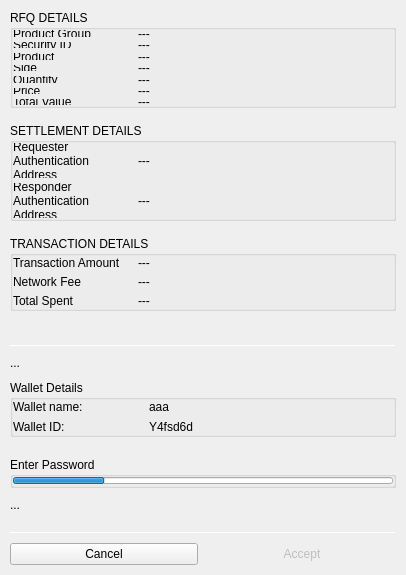
<?xml version="1.0" encoding="UTF-8"?>
<ui version="4.0">
 <class>XBTSettlementTransactionQmlInvoker</class>
 <widget class="QWidget" name="XBTSettlementTransactionQmlInvoker">
  <property name="geometry">
   <rect>
    <x>0</x>
    <y>0</y>
    <width>406</width>
    <height>575</height>
   </rect>
  </property>
  <property name="sizePolicy">
   <sizepolicy hsizetype="Preferred" vsizetype="Preferred">
    <horstretch>0</horstretch>
    <verstretch>0</verstretch>
   </sizepolicy>
  </property>
  <property name="minimumSize">
   <size>
    <width>340</width>
    <height>400</height>
   </size>
  </property>
  <property name="windowTitle">
   <string>Form</string>
  </property>
  <layout class="QVBoxLayout" name="verticalLayout_2">
   <property name="spacing">
    <number>0</number>
   </property>
   <property name="leftMargin">
    <number>0</number>
   </property>
   <property name="topMargin">
    <number>0</number>
   </property>
   <property name="rightMargin">
    <number>0</number>
   </property>
   <property name="bottomMargin">
    <number>0</number>
   </property>
   <item>
    <widget class="QWidget" name="verticalWidget_3" native="true">
     <property name="sizePolicy">
      <sizepolicy hsizetype="Preferred" vsizetype="Expanding">
       <horstretch>0</horstretch>
       <verstretch>0</verstretch>
      </sizepolicy>
     </property>
     <property name="minimumSize">
      <size>
       <width>0</width>
       <height>0</height>
      </size>
     </property>
     <property name="maximumSize">
      <size>
       <width>16777215</width>
       <height>16777215</height>
      </size>
     </property>
     <layout class="QVBoxLayout" name="verticalLayout">
      <property name="spacing">
       <number>15</number>
      </property>
      <property name="leftMargin">
       <number>10</number>
      </property>
      <property name="topMargin">
       <number>10</number>
      </property>
      <property name="rightMargin">
       <number>10</number>
      </property>
      <property name="bottomMargin">
       <number>5</number>
      </property>
      <item>
       <widget class="QGroupBox" name="groupBoxRFQDetails">
        <property name="title">
         <string>RFQ DETAILS</string>
        </property>
        <layout class="QVBoxLayout" name="verticalLayout_5">
         <property name="spacing">
          <number>5</number>
         </property>
         <property name="leftMargin">
          <number>0</number>
         </property>
         <property name="topMargin">
          <number>0</number>
         </property>
         <property name="rightMargin">
          <number>0</number>
         </property>
         <property name="bottomMargin">
          <number>0</number>
         </property>
         <item>
          <widget class="QWidget" name="horizontalWidget_3" native="true">
           <property name="minimumSize">
            <size>
             <width>0</width>
             <height>0</height>
            </size>
           </property>
           <layout class="QHBoxLayout" name="horizontalLayout_2">
            <property name="spacing">
             <number>5</number>
            </property>
            <property name="leftMargin">
             <number>0</number>
            </property>
            <property name="topMargin">
             <number>0</number>
            </property>
            <property name="rightMargin">
             <number>0</number>
            </property>
            <property name="bottomMargin">
             <number>0</number>
            </property>
            <item>
             <widget class="QLabel" name="label">
              <property name="sizePolicy">
               <sizepolicy hsizetype="Fixed" vsizetype="Preferred">
                <horstretch>0</horstretch>
                <verstretch>0</verstretch>
               </sizepolicy>
              </property>
              <property name="minimumSize">
               <size>
                <width>120</width>
                <height>0</height>
               </size>
              </property>
              <property name="maximumSize">
               <size>
                <width>120</width>
                <height>16777215</height>
               </size>
              </property>
              <property name="text">
               <string>Product Group</string>
              </property>
              <property name="wordWrap">
               <bool>true</bool>
              </property>
             </widget>
            </item>
            <item>
             <widget class="QLabel" name="labelProductGroup">
              <property name="sizePolicy">
               <sizepolicy hsizetype="Expanding" vsizetype="Preferred">
                <horstretch>0</horstretch>
                <verstretch>0</verstretch>
               </sizepolicy>
              </property>
              <property name="text">
               <string>---</string>
              </property>
              <property name="wordWrap">
               <bool>true</bool>
              </property>
              <property name="whiteLabel" stdset="0">
               <bool>true</bool>
              </property>
             </widget>
            </item>
           </layout>
          </widget>
         </item>
         <item>
          <widget class="QWidget" name="horizontalWidget_6" native="true">
           <property name="minimumSize">
            <size>
             <width>0</width>
             <height>0</height>
            </size>
           </property>
           <layout class="QHBoxLayout" name="horizontalLayout_3">
            <property name="spacing">
             <number>5</number>
            </property>
            <property name="leftMargin">
             <number>0</number>
            </property>
            <property name="topMargin">
             <number>0</number>
            </property>
            <property name="rightMargin">
             <number>0</number>
            </property>
            <property name="bottomMargin">
             <number>0</number>
            </property>
            <item>
             <widget class="QLabel" name="label_3">
              <property name="sizePolicy">
               <sizepolicy hsizetype="Fixed" vsizetype="Preferred">
                <horstretch>0</horstretch>
                <verstretch>0</verstretch>
               </sizepolicy>
              </property>
              <property name="minimumSize">
               <size>
                <width>120</width>
                <height>0</height>
               </size>
              </property>
              <property name="maximumSize">
               <size>
                <width>120</width>
                <height>16777215</height>
               </size>
              </property>
              <property name="text">
               <string>Security ID</string>
              </property>
              <property name="wordWrap">
               <bool>true</bool>
              </property>
             </widget>
            </item>
            <item>
             <widget class="QLabel" name="labelSecurityID">
              <property name="sizePolicy">
               <sizepolicy hsizetype="Expanding" vsizetype="Preferred">
                <horstretch>0</horstretch>
                <verstretch>0</verstretch>
               </sizepolicy>
              </property>
              <property name="text">
               <string>---</string>
              </property>
              <property name="wordWrap">
               <bool>true</bool>
              </property>
              <property name="whiteLabel" stdset="0">
               <bool>true</bool>
              </property>
             </widget>
            </item>
           </layout>
          </widget>
         </item>
         <item>
          <widget class="QWidget" name="horizontalWidget_4" native="true">
           <property name="minimumSize">
            <size>
             <width>0</width>
             <height>0</height>
            </size>
           </property>
           <layout class="QHBoxLayout" name="horizontalLayout_4">
            <property name="spacing">
             <number>5</number>
            </property>
            <property name="leftMargin">
             <number>0</number>
            </property>
            <property name="topMargin">
             <number>0</number>
            </property>
            <property name="rightMargin">
             <number>0</number>
            </property>
            <property name="bottomMargin">
             <number>0</number>
            </property>
            <item>
             <widget class="QLabel" name="label_4">
              <property name="sizePolicy">
               <sizepolicy hsizetype="Fixed" vsizetype="Preferred">
                <horstretch>0</horstretch>
                <verstretch>0</verstretch>
               </sizepolicy>
              </property>
              <property name="minimumSize">
               <size>
                <width>120</width>
                <height>0</height>
               </size>
              </property>
              <property name="maximumSize">
               <size>
                <width>120</width>
                <height>16777215</height>
               </size>
              </property>
              <property name="text">
               <string>Product</string>
              </property>
              <property name="wordWrap">
               <bool>true</bool>
              </property>
             </widget>
            </item>
            <item>
             <widget class="QLabel" name="labelProduct">
              <property name="sizePolicy">
               <sizepolicy hsizetype="Expanding" vsizetype="Preferred">
                <horstretch>0</horstretch>
                <verstretch>0</verstretch>
               </sizepolicy>
              </property>
              <property name="text">
               <string>---</string>
              </property>
              <property name="wordWrap">
               <bool>true</bool>
              </property>
              <property name="whiteLabel" stdset="0">
               <bool>true</bool>
              </property>
             </widget>
            </item>
           </layout>
          </widget>
         </item>
         <item>
          <widget class="QWidget" name="horizontalWidget_5" native="true">
           <property name="minimumSize">
            <size>
             <width>0</width>
             <height>0</height>
            </size>
           </property>
           <layout class="QHBoxLayout" name="horizontalLayout_5">
            <property name="spacing">
             <number>5</number>
            </property>
            <property name="leftMargin">
             <number>0</number>
            </property>
            <property name="topMargin">
             <number>0</number>
            </property>
            <property name="rightMargin">
             <number>0</number>
            </property>
            <property name="bottomMargin">
             <number>0</number>
            </property>
            <item>
             <widget class="QLabel" name="label_5">
              <property name="sizePolicy">
               <sizepolicy hsizetype="Fixed" vsizetype="Preferred">
                <horstretch>0</horstretch>
                <verstretch>0</verstretch>
               </sizepolicy>
              </property>
              <property name="minimumSize">
               <size>
                <width>120</width>
                <height>0</height>
               </size>
              </property>
              <property name="maximumSize">
               <size>
                <width>120</width>
                <height>16777215</height>
               </size>
              </property>
              <property name="text">
               <string>Side</string>
              </property>
              <property name="wordWrap">
               <bool>true</bool>
              </property>
             </widget>
            </item>
            <item>
             <widget class="QLabel" name="labelSide">
              <property name="sizePolicy">
               <sizepolicy hsizetype="Expanding" vsizetype="Preferred">
                <horstretch>0</horstretch>
                <verstretch>0</verstretch>
               </sizepolicy>
              </property>
              <property name="text">
               <string>---</string>
              </property>
              <property name="wordWrap">
               <bool>true</bool>
              </property>
              <property name="whiteLabel" stdset="0">
               <bool>true</bool>
              </property>
             </widget>
            </item>
           </layout>
          </widget>
         </item>
         <item>
          <widget class="QWidget" name="horizontalWidget_7" native="true">
           <property name="minimumSize">
            <size>
             <width>0</width>
             <height>0</height>
            </size>
           </property>
           <layout class="QHBoxLayout" name="horizontalLayout_6">
            <property name="spacing">
             <number>5</number>
            </property>
            <property name="leftMargin">
             <number>0</number>
            </property>
            <property name="topMargin">
             <number>0</number>
            </property>
            <property name="rightMargin">
             <number>0</number>
            </property>
            <property name="bottomMargin">
             <number>0</number>
            </property>
            <item>
             <widget class="QLabel" name="label_6">
              <property name="sizePolicy">
               <sizepolicy hsizetype="Fixed" vsizetype="Preferred">
                <horstretch>0</horstretch>
                <verstretch>0</verstretch>
               </sizepolicy>
              </property>
              <property name="minimumSize">
               <size>
                <width>120</width>
                <height>0</height>
               </size>
              </property>
              <property name="maximumSize">
               <size>
                <width>120</width>
                <height>16777215</height>
               </size>
              </property>
              <property name="text">
               <string>Quantity</string>
              </property>
              <property name="wordWrap">
               <bool>true</bool>
              </property>
             </widget>
            </item>
            <item>
             <widget class="QLabel" name="labelQuantity">
              <property name="sizePolicy">
               <sizepolicy hsizetype="Expanding" vsizetype="Preferred">
                <horstretch>0</horstretch>
                <verstretch>0</verstretch>
               </sizepolicy>
              </property>
              <property name="text">
               <string>---</string>
              </property>
              <property name="wordWrap">
               <bool>true</bool>
              </property>
              <property name="whiteLabel" stdset="0">
               <bool>true</bool>
              </property>
             </widget>
            </item>
           </layout>
          </widget>
         </item>
         <item>
          <widget class="QWidget" name="horizontalWidget_8" native="true">
           <property name="minimumSize">
            <size>
             <width>0</width>
             <height>0</height>
            </size>
           </property>
           <layout class="QHBoxLayout" name="horizontalLayout_7">
            <property name="spacing">
             <number>5</number>
            </property>
            <property name="leftMargin">
             <number>0</number>
            </property>
            <property name="topMargin">
             <number>0</number>
            </property>
            <property name="rightMargin">
             <number>0</number>
            </property>
            <property name="bottomMargin">
             <number>0</number>
            </property>
            <item>
             <widget class="QLabel" name="label_7">
              <property name="sizePolicy">
               <sizepolicy hsizetype="Fixed" vsizetype="Preferred">
                <horstretch>0</horstretch>
                <verstretch>0</verstretch>
               </sizepolicy>
              </property>
              <property name="minimumSize">
               <size>
                <width>120</width>
                <height>0</height>
               </size>
              </property>
              <property name="maximumSize">
               <size>
                <width>120</width>
                <height>16777215</height>
               </size>
              </property>
              <property name="text">
               <string>Price</string>
              </property>
              <property name="wordWrap">
               <bool>true</bool>
              </property>
             </widget>
            </item>
            <item>
             <widget class="QLabel" name="labelPrice">
              <property name="sizePolicy">
               <sizepolicy hsizetype="Expanding" vsizetype="Preferred">
                <horstretch>0</horstretch>
                <verstretch>0</verstretch>
               </sizepolicy>
              </property>
              <property name="text">
               <string>---</string>
              </property>
              <property name="wordWrap">
               <bool>true</bool>
              </property>
              <property name="whiteLabel" stdset="0">
               <bool>true</bool>
              </property>
             </widget>
            </item>
           </layout>
          </widget>
         </item>
         <item>
          <widget class="QWidget" name="horizontalWidget_9" native="true">
           <property name="minimumSize">
            <size>
             <width>0</width>
             <height>0</height>
            </size>
           </property>
           <layout class="QHBoxLayout" name="horizontalLayout_8">
            <property name="spacing">
             <number>5</number>
            </property>
            <property name="leftMargin">
             <number>0</number>
            </property>
            <property name="topMargin">
             <number>0</number>
            </property>
            <property name="rightMargin">
             <number>0</number>
            </property>
            <property name="bottomMargin">
             <number>0</number>
            </property>
            <item>
             <widget class="QLabel" name="label_8">
              <property name="sizePolicy">
               <sizepolicy hsizetype="Fixed" vsizetype="Preferred">
                <horstretch>0</horstretch>
                <verstretch>0</verstretch>
               </sizepolicy>
              </property>
              <property name="minimumSize">
               <size>
                <width>120</width>
                <height>0</height>
               </size>
              </property>
              <property name="maximumSize">
               <size>
                <width>120</width>
                <height>16777215</height>
               </size>
              </property>
              <property name="text">
               <string>Total Value</string>
              </property>
              <property name="wordWrap">
               <bool>true</bool>
              </property>
             </widget>
            </item>
            <item>
             <widget class="QLabel" name="labelTotalValue">
              <property name="sizePolicy">
               <sizepolicy hsizetype="Expanding" vsizetype="Preferred">
                <horstretch>0</horstretch>
                <verstretch>0</verstretch>
               </sizepolicy>
              </property>
              <property name="text">
               <string>---</string>
              </property>
              <property name="wordWrap">
               <bool>true</bool>
              </property>
              <property name="whiteLabel" stdset="0">
               <bool>true</bool>
              </property>
             </widget>
            </item>
           </layout>
          </widget>
         </item>
        </layout>
       </widget>
      </item>
      <item>
       <widget class="QGroupBox" name="groupBox">
        <property name="title">
         <string>SETTLEMENT DETAILS</string>
        </property>
        <layout class="QVBoxLayout" name="verticalLayout_6">
         <property name="spacing">
          <number>5</number>
         </property>
         <property name="leftMargin">
          <number>0</number>
         </property>
         <property name="topMargin">
          <number>0</number>
         </property>
         <property name="rightMargin">
          <number>0</number>
         </property>
         <property name="bottomMargin">
          <number>0</number>
         </property>
         <item>
          <widget class="QWidget" name="horizontalWidget" native="true">
           <property name="minimumSize">
            <size>
             <width>0</width>
             <height>0</height>
            </size>
           </property>
           <layout class="QHBoxLayout" name="horizontalLayout_9">
            <property name="spacing">
             <number>5</number>
            </property>
            <property name="leftMargin">
             <number>0</number>
            </property>
            <property name="topMargin">
             <number>0</number>
            </property>
            <property name="rightMargin">
             <number>0</number>
            </property>
            <property name="bottomMargin">
             <number>0</number>
            </property>
            <item>
             <widget class="QLabel" name="label_9">
              <property name="sizePolicy">
               <sizepolicy hsizetype="Fixed" vsizetype="Preferred">
                <horstretch>0</horstretch>
                <verstretch>0</verstretch>
               </sizepolicy>
              </property>
              <property name="minimumSize">
               <size>
                <width>120</width>
                <height>0</height>
               </size>
              </property>
              <property name="maximumSize">
               <size>
                <width>120</width>
                <height>16777215</height>
               </size>
              </property>
              <property name="text">
               <string>Requester Authentication Address</string>
              </property>
              <property name="wordWrap">
               <bool>true</bool>
              </property>
             </widget>
            </item>
            <item>
             <widget class="QLabel" name="labelUserAuthAddress">
              <property name="sizePolicy">
               <sizepolicy hsizetype="Expanding" vsizetype="Preferred">
                <horstretch>0</horstretch>
                <verstretch>0</verstretch>
               </sizepolicy>
              </property>
              <property name="text">
               <string>---</string>
              </property>
              <property name="alignment">
               <set>Qt::AlignLeading|Qt::AlignLeft|Qt::AlignVCenter</set>
              </property>
              <property name="wordWrap">
               <bool>true</bool>
              </property>
              <property name="whiteLabel" stdset="0">
               <bool>true</bool>
              </property>
             </widget>
            </item>
           </layout>
          </widget>
         </item>
         <item>
          <widget class="QWidget" name="horizontalWidget_2" native="true">
           <property name="minimumSize">
            <size>
             <width>0</width>
             <height>0</height>
            </size>
           </property>
           <layout class="QHBoxLayout" name="horizontalLayout_10">
            <property name="spacing">
             <number>5</number>
            </property>
            <property name="leftMargin">
             <number>0</number>
            </property>
            <property name="topMargin">
             <number>0</number>
            </property>
            <property name="rightMargin">
             <number>0</number>
            </property>
            <property name="bottomMargin">
             <number>0</number>
            </property>
            <item>
             <widget class="QLabel" name="label_10">
              <property name="sizePolicy">
               <sizepolicy hsizetype="Fixed" vsizetype="Preferred">
                <horstretch>0</horstretch>
                <verstretch>0</verstretch>
               </sizepolicy>
              </property>
              <property name="minimumSize">
               <size>
                <width>120</width>
                <height>0</height>
               </size>
              </property>
              <property name="maximumSize">
               <size>
                <width>120</width>
                <height>16777215</height>
               </size>
              </property>
              <property name="text">
               <string>Responder Authentication Address</string>
              </property>
              <property name="wordWrap">
               <bool>true</bool>
              </property>
             </widget>
            </item>
            <item>
             <widget class="QLabel" name="labelDealerAuthAddress">
              <property name="sizePolicy">
               <sizepolicy hsizetype="Expanding" vsizetype="Preferred">
                <horstretch>0</horstretch>
                <verstretch>0</verstretch>
               </sizepolicy>
              </property>
              <property name="text">
               <string>---</string>
              </property>
              <property name="alignment">
               <set>Qt::AlignLeading|Qt::AlignLeft|Qt::AlignVCenter</set>
              </property>
              <property name="wordWrap">
               <bool>true</bool>
              </property>
              <property name="whiteLabel" stdset="0">
               <bool>true</bool>
              </property>
             </widget>
            </item>
           </layout>
          </widget>
         </item>
        </layout>
       </widget>
      </item>
      <item>
       <widget class="QGroupBox" name="groupBox_2">
        <property name="title">
         <string>TRANSACTION DETAILS</string>
        </property>
        <layout class="QVBoxLayout" name="verticalLayout_7">
         <property name="spacing">
          <number>5</number>
         </property>
         <property name="leftMargin">
          <number>0</number>
         </property>
         <property name="topMargin">
          <number>0</number>
         </property>
         <property name="rightMargin">
          <number>0</number>
         </property>
         <property name="bottomMargin">
          <number>0</number>
         </property>
         <item>
          <widget class="QWidget" name="horizontalWidget_10" native="true">
           <property name="minimumSize">
            <size>
             <width>0</width>
             <height>0</height>
            </size>
           </property>
           <layout class="QHBoxLayout" name="horizontalLayout_11">
            <property name="spacing">
             <number>5</number>
            </property>
            <property name="leftMargin">
             <number>0</number>
            </property>
            <property name="topMargin">
             <number>0</number>
            </property>
            <property name="rightMargin">
             <number>0</number>
            </property>
            <property name="bottomMargin">
             <number>0</number>
            </property>
            <item>
             <widget class="QLabel" name="label_11">
              <property name="sizePolicy">
               <sizepolicy hsizetype="Fixed" vsizetype="Preferred">
                <horstretch>0</horstretch>
                <verstretch>0</verstretch>
               </sizepolicy>
              </property>
              <property name="minimumSize">
               <size>
                <width>120</width>
                <height>0</height>
               </size>
              </property>
              <property name="maximumSize">
               <size>
                <width>120</width>
                <height>16777215</height>
               </size>
              </property>
              <property name="text">
               <string>Transaction Amount</string>
              </property>
              <property name="wordWrap">
               <bool>true</bool>
              </property>
             </widget>
            </item>
            <item>
             <widget class="QLabel" name="labelTransactionAmount">
              <property name="sizePolicy">
               <sizepolicy hsizetype="Expanding" vsizetype="Preferred">
                <horstretch>0</horstretch>
                <verstretch>0</verstretch>
               </sizepolicy>
              </property>
              <property name="text">
               <string>---</string>
              </property>
              <property name="wordWrap">
               <bool>true</bool>
              </property>
              <property name="whiteLabel" stdset="0">
               <bool>true</bool>
              </property>
             </widget>
            </item>
           </layout>
          </widget>
         </item>
         <item>
          <widget class="QWidget" name="horizontalWidget_11" native="true">
           <property name="minimumSize">
            <size>
             <width>0</width>
             <height>0</height>
            </size>
           </property>
           <layout class="QHBoxLayout" name="horizontalLayout_12">
            <property name="spacing">
             <number>5</number>
            </property>
            <property name="leftMargin">
             <number>0</number>
            </property>
            <property name="topMargin">
             <number>0</number>
            </property>
            <property name="rightMargin">
             <number>0</number>
            </property>
            <property name="bottomMargin">
             <number>0</number>
            </property>
            <item>
             <widget class="QLabel" name="label_12">
              <property name="sizePolicy">
               <sizepolicy hsizetype="Fixed" vsizetype="Preferred">
                <horstretch>0</horstretch>
                <verstretch>0</verstretch>
               </sizepolicy>
              </property>
              <property name="minimumSize">
               <size>
                <width>120</width>
                <height>0</height>
               </size>
              </property>
              <property name="maximumSize">
               <size>
                <width>120</width>
                <height>16777215</height>
               </size>
              </property>
              <property name="text">
               <string>Network Fee</string>
              </property>
              <property name="wordWrap">
               <bool>true</bool>
              </property>
             </widget>
            </item>
            <item>
             <widget class="QLabel" name="labelFee">
              <property name="sizePolicy">
               <sizepolicy hsizetype="Expanding" vsizetype="Preferred">
                <horstretch>0</horstretch>
                <verstretch>0</verstretch>
               </sizepolicy>
              </property>
              <property name="text">
               <string>---</string>
              </property>
              <property name="wordWrap">
               <bool>true</bool>
              </property>
              <property name="whiteLabel" stdset="0">
               <bool>true</bool>
              </property>
             </widget>
            </item>
           </layout>
          </widget>
         </item>
         <item>
          <widget class="QWidget" name="horizontalWidget_12" native="true">
           <property name="minimumSize">
            <size>
             <width>0</width>
             <height>0</height>
            </size>
           </property>
           <layout class="QHBoxLayout" name="horizontalLayout_13">
            <property name="spacing">
             <number>5</number>
            </property>
            <property name="leftMargin">
             <number>0</number>
            </property>
            <property name="topMargin">
             <number>0</number>
            </property>
            <property name="rightMargin">
             <number>0</number>
            </property>
            <property name="bottomMargin">
             <number>0</number>
            </property>
            <item>
             <widget class="QLabel" name="labelTotalDescription">
              <property name="sizePolicy">
               <sizepolicy hsizetype="Fixed" vsizetype="Preferred">
                <horstretch>0</horstretch>
                <verstretch>0</verstretch>
               </sizepolicy>
              </property>
              <property name="minimumSize">
               <size>
                <width>120</width>
                <height>0</height>
               </size>
              </property>
              <property name="maximumSize">
               <size>
                <width>120</width>
                <height>16777215</height>
               </size>
              </property>
              <property name="text">
               <string>Total Spent</string>
              </property>
              <property name="wordWrap">
               <bool>true</bool>
              </property>
             </widget>
            </item>
            <item>
             <widget class="QLabel" name="labelTotalAmount">
              <property name="sizePolicy">
               <sizepolicy hsizetype="Expanding" vsizetype="Preferred">
                <horstretch>0</horstretch>
                <verstretch>0</verstretch>
               </sizepolicy>
              </property>
              <property name="minimumSize">
               <size>
                <width>0</width>
                <height>0</height>
               </size>
              </property>
              <property name="maximumSize">
               <size>
                <width>16777215</width>
                <height>16777215</height>
               </size>
              </property>
              <property name="sizeIncrement">
               <size>
                <width>0</width>
                <height>0</height>
               </size>
              </property>
              <property name="text">
               <string>---</string>
              </property>
              <property name="wordWrap">
               <bool>true</bool>
              </property>
              <property name="whiteLabel" stdset="0">
               <bool>true</bool>
              </property>
             </widget>
            </item>
           </layout>
          </widget>
         </item>
        </layout>
       </widget>
      </item>
      <item>
       <spacer name="verticalSpacer">
        <property name="orientation">
         <enum>Qt::Vertical</enum>
        </property>
        <property name="sizeType">
         <enum>QSizePolicy::Expanding</enum>
        </property>
        <property name="sizeHint" stdset="0">
         <size>
          <width>20</width>
          <height>0</height>
         </size>
        </property>
       </spacer>
      </item>
      <item>
       <widget class="QWidget" name="widget_2" native="true">
        <layout class="QVBoxLayout" name="verticalLayout_3">
         <property name="spacing">
          <number>5</number>
         </property>
         <property name="leftMargin">
          <number>0</number>
         </property>
         <property name="topMargin">
          <number>0</number>
         </property>
         <property name="rightMargin">
          <number>0</number>
         </property>
         <property name="bottomMargin">
          <number>0</number>
         </property>
         <item>
          <widget class="QLabel" name="labelTimeLeft">
           <property name="text">
            <string/>
           </property>
           <property name="alignment">
            <set>Qt::AlignCenter</set>
           </property>
          </widget>
         </item>
        </layout>
       </widget>
      </item>
     </layout>
    </widget>
   </item>
   <item>
    <widget class="QWidget" name="verticalWidget" native="true">
     <property name="sizePolicy">
      <sizepolicy hsizetype="Preferred" vsizetype="Preferred">
       <horstretch>0</horstretch>
       <verstretch>0</verstretch>
      </sizepolicy>
     </property>
     <property name="minimumSize">
      <size>
       <width>0</width>
       <height>0</height>
      </size>
     </property>
     <property name="darkOverlay" stdset="0">
      <bool>true</bool>
     </property>
     <layout class="QVBoxLayout" name="verticalLayout_4">
      <property name="spacing">
       <number>10</number>
      </property>
      <property name="leftMargin">
       <number>10</number>
      </property>
      <property name="topMargin">
       <number>0</number>
      </property>
      <property name="rightMargin">
       <number>10</number>
      </property>
      <property name="bottomMargin">
       <number>0</number>
      </property>
      <item>
       <widget class="Line" name="line">
        <property name="minimumSize">
         <size>
          <width>0</width>
          <height>1</height>
         </size>
        </property>
        <property name="maximumSize">
         <size>
          <width>16777215</width>
          <height>1</height>
         </size>
        </property>
        <property name="orientation">
         <enum>Qt::Horizontal</enum>
        </property>
       </widget>
      </item>
      <item>
       <widget class="QLabel" name="labelHintPassword">
        <property name="text">
         <string>...</string>
        </property>
        <property name="wordWrap">
         <bool>true</bool>
        </property>
        <property name="italicLabel" stdset="0">
         <bool>false</bool>
        </property>
       </widget>
      </item>
      <item>
       <widget class="QGroupBox" name="groupBox_3">
        <property name="minimumSize">
         <size>
          <width>0</width>
          <height>50</height>
         </size>
        </property>
        <property name="title">
         <string>Wallet Details</string>
        </property>
        <layout class="QGridLayout" name="gridLayout_2">
         <property name="leftMargin">
          <number>0</number>
         </property>
         <property name="topMargin">
          <number>0</number>
         </property>
         <property name="rightMargin">
          <number>0</number>
         </property>
         <property name="bottomMargin">
          <number>0</number>
         </property>
         <item row="0" column="0">
          <widget class="QLabel" name="label_2">
           <property name="maximumSize">
            <size>
             <width>130</width>
             <height>16777215</height>
            </size>
           </property>
           <property name="text">
            <string>Wallet name:</string>
           </property>
          </widget>
         </item>
         <item row="0" column="1">
          <widget class="QLabel" name="label_14">
           <property name="text">
            <string>aaa</string>
           </property>
          </widget>
         </item>
         <item row="1" column="0">
          <widget class="QLabel" name="label_13">
           <property name="maximumSize">
            <size>
             <width>130</width>
             <height>16777215</height>
            </size>
           </property>
           <property name="text">
            <string>Wallet ID:</string>
           </property>
          </widget>
         </item>
         <item row="1" column="1">
          <widget class="QLabel" name="label_15">
           <property name="text">
            <string>Y4fsd6d</string>
           </property>
          </widget>
         </item>
        </layout>
       </widget>
      </item>
      <item>
       <widget class="QWidget" name="horizontalWidgetPassword" native="true">
        <layout class="QHBoxLayout" name="horizontalLayout_14">
         <property name="spacing">
          <number>5</number>
         </property>
         <property name="leftMargin">
          <number>0</number>
         </property>
         <property name="topMargin">
          <number>0</number>
         </property>
         <property name="rightMargin">
          <number>0</number>
         </property>
         <property name="bottomMargin">
          <number>0</number>
         </property>
        </layout>
       </widget>
      </item>
      <item>
       <widget class="QGroupBox" name="groupBox_4">
        <property name="title">
         <string>Enter Password</string>
        </property>
        <layout class="QVBoxLayout" name="verticalLayout_8">
         <property name="spacing">
          <number>0</number>
         </property>
         <property name="leftMargin">
          <number>0</number>
         </property>
         <property name="topMargin">
          <number>0</number>
         </property>
         <property name="rightMargin">
          <number>0</number>
         </property>
         <property name="bottomMargin">
          <number>0</number>
         </property>
         <item>
          <widget class="QProgressBar" name="progressBar">
           <property name="minimumSize">
            <size>
             <width>0</width>
             <height>7</height>
            </size>
           </property>
           <property name="maximumSize">
            <size>
             <width>16777215</width>
             <height>7</height>
            </size>
           </property>
           <property name="value">
            <number>24</number>
           </property>
           <property name="textVisible">
            <bool>false</bool>
           </property>
          </widget>
         </item>
        </layout>
       </widget>
      </item>
      <item>
       <widget class="QLabel" name="labelHintAuthPassword">
        <property name="text">
         <string>...</string>
        </property>
        <property name="wordWrap">
         <bool>true</bool>
        </property>
        <property name="italicLabel" stdset="0">
         <bool>false</bool>
        </property>
       </widget>
      </item>
      <item>
       <widget class="QWidget" name="horizontalWidgetAuthPassword" native="true">
        <layout class="QHBoxLayout" name="horizontalLayout_15">
         <property name="spacing">
          <number>5</number>
         </property>
         <property name="leftMargin">
          <number>0</number>
         </property>
         <property name="topMargin">
          <number>0</number>
         </property>
         <property name="rightMargin">
          <number>0</number>
         </property>
         <property name="bottomMargin">
          <number>0</number>
         </property>
        </layout>
       </widget>
      </item>
      <item>
       <widget class="Line" name="line_2">
        <property name="minimumSize">
         <size>
          <width>0</width>
          <height>1</height>
         </size>
        </property>
        <property name="maximumSize">
         <size>
          <width>16777215</width>
          <height>1</height>
         </size>
        </property>
        <property name="orientation">
         <enum>Qt::Horizontal</enum>
        </property>
       </widget>
      </item>
     </layout>
    </widget>
   </item>
   <item>
    <widget class="QWidget" name="widget" native="true">
     <property name="sizePolicy">
      <sizepolicy hsizetype="Preferred" vsizetype="Fixed">
       <horstretch>0</horstretch>
       <verstretch>0</verstretch>
      </sizepolicy>
     </property>
     <property name="buttonBar" stdset="0">
      <bool>true</bool>
     </property>
     <layout class="QHBoxLayout" name="horizontalLayout">
      <property name="spacing">
       <number>10</number>
      </property>
      <property name="leftMargin">
       <number>10</number>
      </property>
      <property name="topMargin">
       <number>10</number>
      </property>
      <property name="rightMargin">
       <number>10</number>
      </property>
      <property name="bottomMargin">
       <number>10</number>
      </property>
      <item>
       <widget class="QPushButton" name="pushButtonCancel">
        <property name="styleSheet">
         <string notr="true"/>
        </property>
        <property name="text">
         <string>Cancel</string>
        </property>
       </widget>
      </item>
      <item>
       <widget class="QPushButton" name="pushButtonAccept">
        <property name="enabled">
         <bool>false</bool>
        </property>
        <property name="autoFillBackground">
         <bool>false</bool>
        </property>
        <property name="styleSheet">
         <string notr="true"/>
        </property>
        <property name="text">
         <string>Accept</string>
        </property>
        <property name="autoDefault">
         <bool>true</bool>
        </property>
        <property name="default">
         <bool>true</bool>
        </property>
        <property name="flat">
         <bool>true</bool>
        </property>
       </widget>
      </item>
     </layout>
    </widget>
   </item>
  </layout>
 </widget>
 <resources/>
 <connections/>
</ui>
